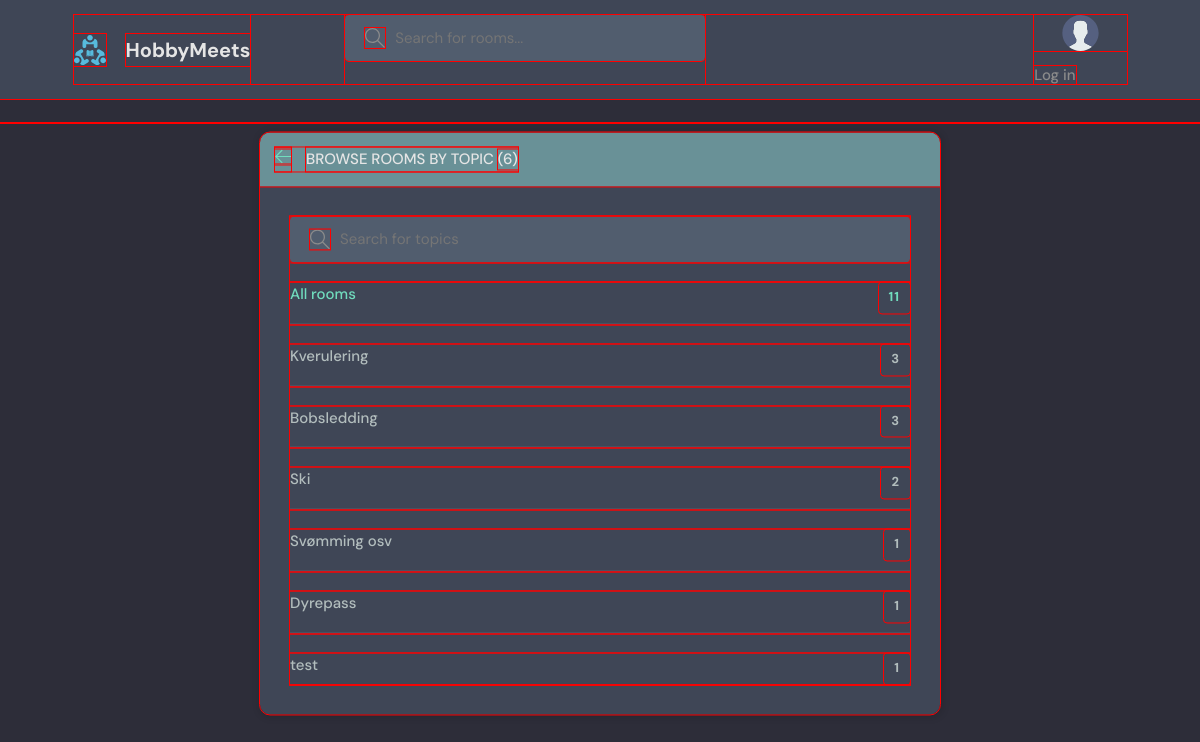
Page /topics/ on the committed database.
### base/models.py (models this page shows, shortened)
class Topic(models.Model):
    name = models.CharField(max_length=200)

### base/views.py (the view)
# urls.py: path('topics/', views.topicsPage, name="topics"),
def topicsPage(request):
    q = request.GET.get('q') if request.GET.get('q') != None else ''
    topics = Topic.objects.filter(name__icontains=q)
    return render(request, 'base/topics.html', {'topics': topics})

### base/context_processors.py (called while the page is built)
def globalVars(request):
    topics = Topic.objects.all()
    top_topics = Topic.objects.all()[0:5] #lazy way of making above request work in the template:))
    total_room_count = Room.objects.all().count()
    context = {'topics': topics, 'total_room_count': total_room_count, 'top_topics': top_topics}
    return context

### base/templates/base/topics.html (shortened to what this page needs)
{% extends 'main.html' %}
{% block content %}
    <main class="create-room layout">
      <div class="container">
        <div class="layout__box">
          <div class="layout__boxHeader">
            <div class="layout__boxTitle">
              <a href="{% url 'home' %}">
                <svg version="1.1" xmlns="http://www.w3.org/2000/svg" width="32" height="32" viewBox="0 0 32 32">
                  <title>arrow-left</title>
                  <path
                    d="M13.723 2.286l-13.723 13.714 13.719 13.714 1.616-1.611-10.96-10.96h27.625v-2.286h-27.625l10.965-10.965-1.616-1.607z"
                  ></path>
                </svg>
              </a>
              <h3>Browse Rooms by Topic <span>({{topics.count}})</span></h3>
            </div>
          </div>
          <div class="topics-page layout__body">
            <form class="header__search" action="" method="GET">
              <label>
                <input name="q" placeholder="Search for topics" />
              </label>
            </form>
            <ul class="topics__list">
              <li>
                <a href="{% url 'topics' %}" class="active">All rooms <span>{{total_room_count}}</span></a>
              </li>
              {% for topic in topics %}
              <li>
                <a href="{% url 'home' %}?q={{topic.name}}">{{topic.name}} <span>{{topic.room_set.all.count}}</span></a>
              </li>
              {% endfor %}
            </ul>
          </div>
        </div>
      </div>
    </main>
{% endblock content %}

### static/styles/style.css (style rules this page uses)
:root { --color-main: #71ddbe; --color-main-light: #e1f6fb; --color-dark: #3f4656; --color-dark-medium: #515d6e; --color-dark-light: #699197; --color-light: #e5e5e5; --color-gray: #8b8b8b; --color-light-gray: #b2bdbd; --color-bg: #2d2d39; --color-success: #5dd693; --color-error: #fc4b0b; }
* { font-family: "DM Sans", -apple-system, BlinkMacSystemFont, "Segoe UI", Roboto, Oxygen, Ubuntu, Cantarell, "Open Sans", "Helvetica Neue", sans-serif; margin: 0; padding: 0; box-sizing: border-box; text-rendering: optimizeLegibility; font-size: inherit; outline: 1px solid red; }
html { font-size: 56.25%; }
@media only screen and (min-width: 1200px) { html { font-size: 62.5%; } }
body { line-height: 1.6; font-weight: 400; font-size: 1.5rem; color: var(--color-light-gray); background-color: var(--color-bg); min-height: 100vh; }
a { display: inline-block; color: var(--color-main); text-decoration: none; }
.container { max-width: 120rem; width: 90%; margin: auto; }
.header__search > label { background-color: var(--color-dark-medium); padding: 1.3rem 1rem; display: flex; flex-wrap: wrap; align-items: center; gap: 1rem; border-radius: 4px; }
.header__search svg { fill: var(--color-gray); width: 2rem; height: 2rem; margin-left: 1rem; }
.header__search input { width: 30rem; background: transparent; border: none; outline: none; color: var(--color-light); }
.layout { margin-top: 2.4rem; }
.layout > .container { display: flex; flex-wrap: wrap; justify-content: space-between; align-items: flex-start; }
.layout__box { width: 90%; max-width: 48rem; min-height: 40rem; position: absolute; top: 50%; left: 50%; transform: translate(-50%, -46%); background-color: var(--color-dark); border-radius: 1rem; box-shadow: 1px 1px 6px 3px rgba(0, 0, 0, 0.1); overflow: hidden; }
.layout__boxHeader { display: flex; flex-wrap: wrap; padding: 1.5rem; background-color: var(--color-dark-light); }
.layout__boxTitle { display: flex; flex-wrap: wrap; gap: 1.5rem; align-items: center; }
.layout__boxTitle h3 { text-transform: uppercase; font-weight: 500; color: var(--color-light); }
.layout__boxTitle svg { width: 1.6rem; height: 1.6rem; fill: var(--color-main); }
.layout__body { margin: 3rem; }
.topics__list { list-style: none; }
.topics__list li a { display: flex; flex-wrap: wrap; justify-content: space-between; margin-bottom: 3rem; font-weight: 500; color: var(--color-light-gray); transition: all 0.3s ease-in-out; }
.topics__list li a.active, .topics__list li a:hover { color: var(--color-main); }
.topics__list li a span { padding: 0.5rem 1rem; background-color: var(--color-dark); border-radius: 3px; font-size: 1.3rem; font-weight: 700; letter-spacing: 1px; }
.topics-page .topics__list li:not(:last-child) a { margin: 2rem 0; padding-bottom: 1rem; text-decoration: none; border-bottom: 1px solid var(--color-dark-medium); }
.topics-page .header__search { display: block; }
.create-room.layout .layout__box { max-width: 68rem; }

### rows in the picture
Topic: name "Kverulering", room_set.all.count "3"
Topic: name "Bobsledding", room_set.all.count "3"
Topic: name "Ski", room_set.all.count "2"
Topic: name "Svømming osv", room_set.all.count "1"
Topic: name "Dyrepass", room_set.all.count "1"
Topic: name "test", room_set.all.count "1"

### other values in the picture
{{ topics.count }} "6"
{{ total_room_count }} "11"
